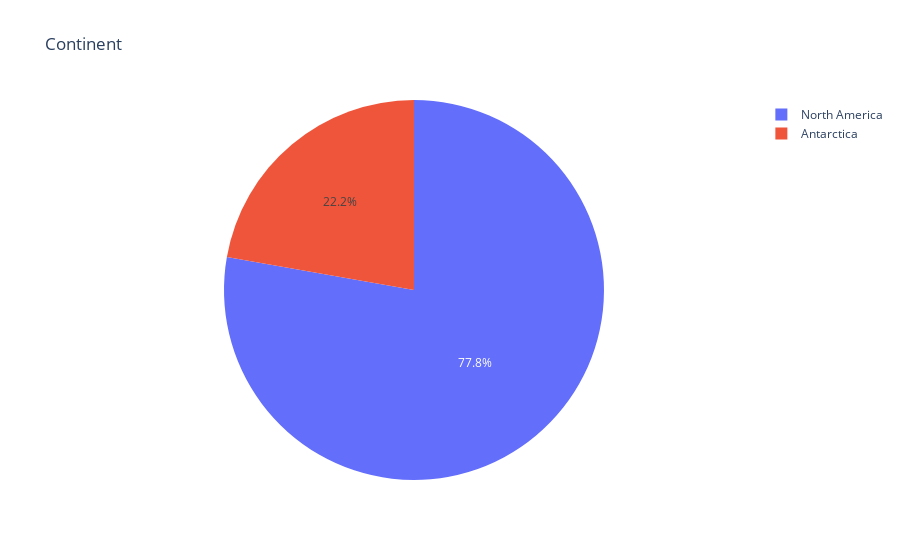

Write notebook code for a chart like this one.
### Code cell
fig = px.pie(continent_df, values='count', names=continent_df.index, title='Continent')
fig.show()

### Figure 1 — Plotly figure (JSON) as saved in the notebook; plotly's stock layout.template omitted (floating-point values rounded to 4 significant figures)
{"data": [{"domain": {"x": [0, 1], "y": [0, 1]}, "hovertemplate": "index=%{label}<br>count=%{value}<extra></extra>", "labels": ["Antarctica", "North America"], "legendgroup": "", "name": "", "showlegend": true, "type": "pie", "values": [4, 14]}], "layout": {"legend": {"tracegroupgap": 0}, "title": {"text": "Continent"}}}
